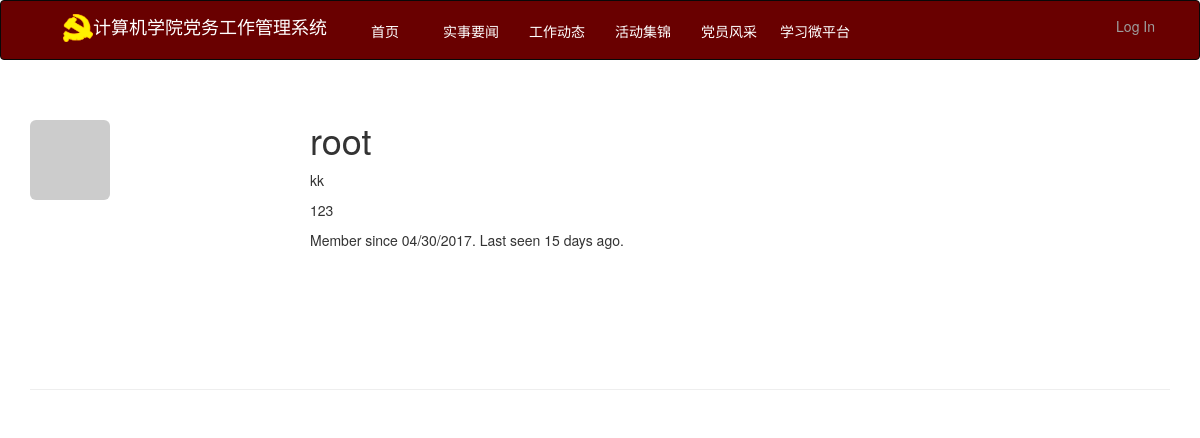
The app's page /user/root, older data.
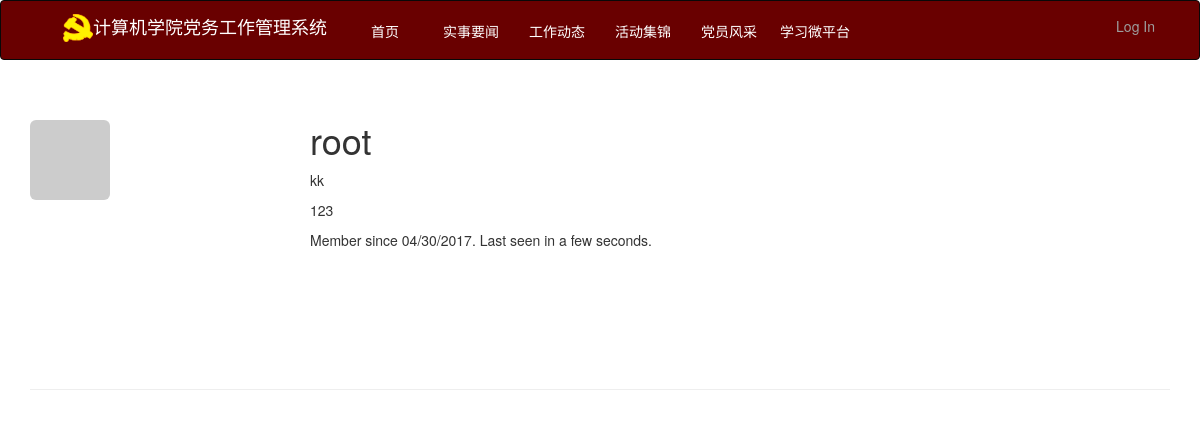
The same page, newer data.
### app/models.py (models this page shows, shortened)
class User(UserMixin, db.Model):
    __tablename__ = 'users'
    id = db.Column(db.Integer, primary_key=True)
    username = db.Column(db.String(64), unique=True, index=True)
    role_id = db.Column(db.Integer, db.ForeignKey('roles.id'))
    name = db.Column(db.String(64), nullable=True)
    password_hash = db.Column(db.String(128))
    email = db.Column(db.String(64), unique=True, index=True)
    about_me = db.Column(db.Text, nullable=True)
    member_since = db.Column(db.DateTime(), default=datetime.now)
    last_seen = db.Column(db.DateTime(), default=datetime.now)
    avatar_hash = db.Column(db.String(32))
    comments = db.relationship('Comment', backref='author', lazy='dynamic')
    @property
    def password(self):
        raise AttributeError('password is not a readable attribute')
    def gravatar(self, size=100, default='identicon', rating='g'):
        if request.is_secure:
            url = 'https://secure.gravatar.com/avatar'
        else:
            url = 'http://secure.gravatar.com/avatar'
        hash = self.avatar_hash or hashlib.md5(self.email.encode('utf-8')).hexdigest()
        return '{url}/{hash}?s={size}&d={default}&r={rating}'.format(url=url, size=size, hash=hash,
                                                                     default=default, rating=rating)

### app/main/views.py (the view)
@main.route('/user/<username>')
def user(username):
    user = User.query.filter_by(username=username).first()
    if user is None:
        abort(404)
    return render_template('user.html', user=user)

### app/auth/views.py (called while the page is built)
@auth.before_app_request
def before_request():
    if current_user.is_authenticated:
        current_user.ping()

### app/models.py (called while the page is built)
    @property
    def is_administrator(self):
        return False

### app/templates/user.html (shortened to what this page needs)
{% extends "base.html" %}
{% import "_macros.html" as macros %}
{% block page_content %}
<div class="page-header">
    <img class="img-rounded profile-thumbnail" src="{{ user.gravatar(size=256) }}">
    <div class="profile-header">
        <h1>{{ user.username }}</h1>
        {% if user.name or user.location %}
        <p>
            {% if user.name %}{{ user.name }}<br>{% endif %}
        </p>
        {% endif %}
        {% if user.about_me %}<p>{{ user.about_me }}</p>{% endif %}
        <p>Member since {{ moment(user.member_since).format('L') }}. Last seen {{ moment(user.last_seen).fromNow() }}.</p>
    </div>
</div>
{% endblock %}

### app/templates/base.html (shortened to what this page needs)
{% extends "bootstrap/base.html" %}
{% block head %}
{{ super() }}
<link rel="stylesheet" type="text/css" href="{{ url_for('static', filename='styles.css') }}">
{% endblock %}
{% block navbar %}
<div class="navbar navbar-inverse" role="navigation" style="background-color:#690000;height:60px;">
    <img src="../static/img/folk.png" width="30px;" style="float:left;margin-left:62px;margin-top:13px;"/>
    <div class="container" >
        <div class="navbar-header">
            <a style="color:#fff ;"class="navbar-brand mytitle" href="{{ url_for('main.index') }}">计算机学院党务工作管理系统</a>
        </div>
        <div class="navbar-collapse collapse">
            <ul class="nav navbar-nav" id="mynav">
                <li>  <a href="/"> 首页 </a></li>
                <li>  <a href="/news"> 实事要闻 </a></li>
                <li>  <a href="/trends"> 工作动态 </a></li>
                <li>  <a href="/activities"> 活动集锦 </a></li>
                <li>  <a href="/party_members"> 党员风采 </a></li>
                 <li>  <a href="/learn_content"> 学习微平台 </a></li>
            </ul>
            <ul class="nav navbar-nav navbar-right">
                {% if current_user.is_authenticated %}
                <li class="dropdown">
                    <a href="#" class="dropdown-toggle" data-toggle="dropdown">
                         <img src="{{ current_user.gravatar(size=18) }}"> Account <b class="caret"></b>
                    </a>
                    <ul class="dropdown-menu">
                        <li><a href="{{ url_for('auth.change_password') }}">修改密码</a></li>
                        <li><a href="{{ url_for('auth.logout') }}">退出</a></li>
                    </ul>
                </li>
                {% else %}
                <li><a href="{{ url_for('auth.login') }}">Log In</a></li>
                {% endif %}
            </ul>
        </div>
    </div>
</div>
{% endblock %}
{% block content %}
<div class="container" >
    {% block page_content %}{% endblock %}
</div>
{% endblock %}

### app/static/styles.css (style rules this page uses)
.profile-thumbnail { position: absolute; }
.profile-header { min-height: 260px; margin-left: 280px; }
#mynav li a { display:block; height:60px; width:86px; line-height:60px; text-align:center; color:#fff; padding:0 ; }

Row changes from the older to the newer data that the page shows:
changed User "root": last_seen "15 days ago" → "in a few seconds"
